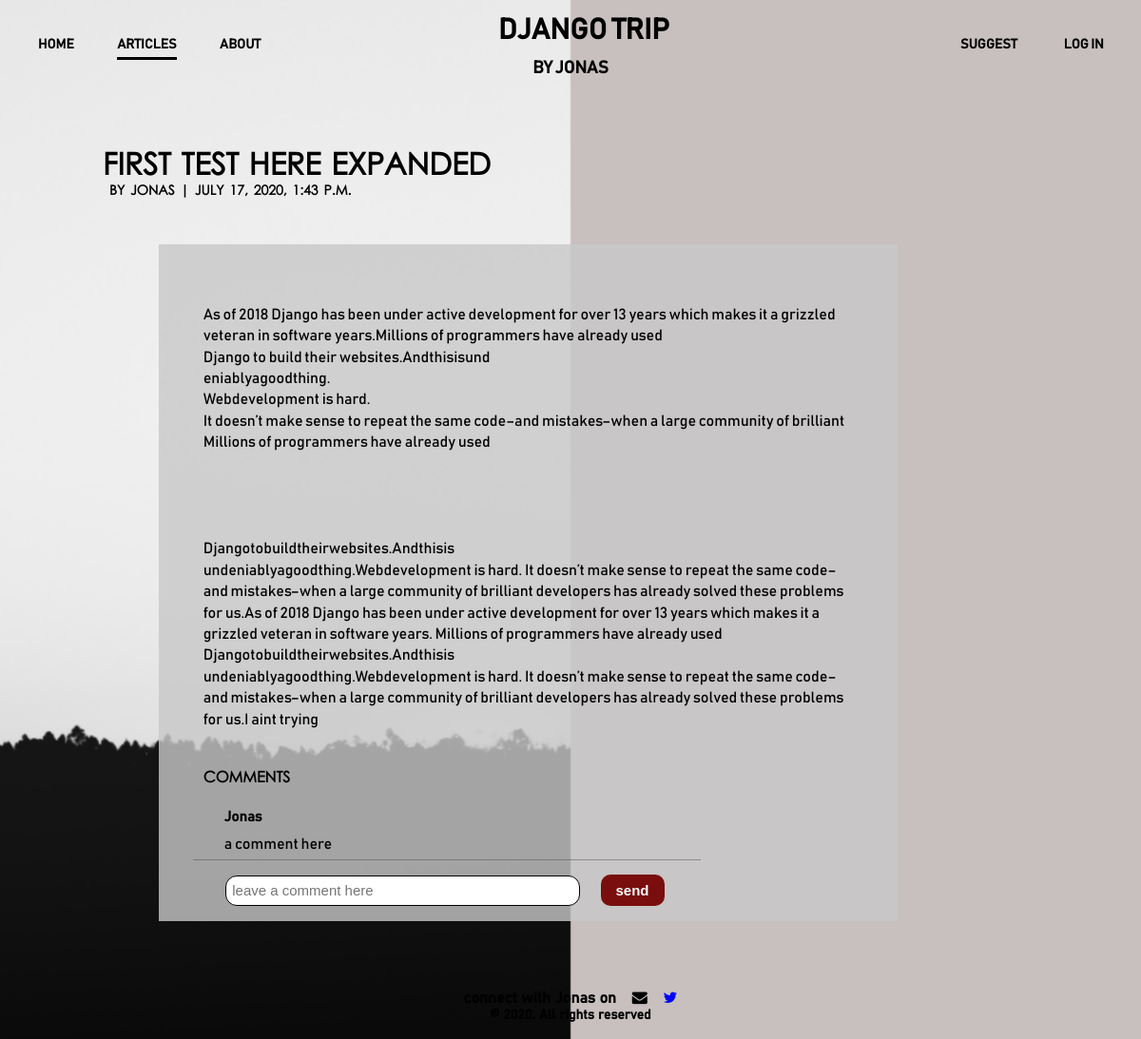
The app's page /articles/first-test-here-expanded/ with its own data.
### articles/models.py (models this page shows, shortened)
class Article(models.Model):
    def author_default():
        return CustomUser.objects.get(username="Jonas").username
    def slug_default():
        return " "
    title = models.CharField(max_length=144)
    description = models.TextField()
    body = models.TextField()
    date = models.DateTimeField(auto_now_add=True)
    author = models.CharField(default=author_default, max_length=144)
    slug = models.SlugField(max_length=255, blank=True, default=slug_default)

class Comment(models.Model):
    article = models.ForeignKey(Article, on_delete=models.CASCADE)
    comment = models.CharField(max_length=140)
    author = models.ForeignKey(get_user_model(), on_delete=models.CASCADE)
    def __str__(self):
        return self.comment

### accounts/models.py (models this page shows)
class CustomUser(AbstractUser):
    email = models.EmailField(
        verbose_name="email address", max_length=255, unique=True,
    )
    USERNAME_FIELD = "email"
    REQUIRED_FIELDS = ["username"]

### articles/views.py (the view, shortened to what this page needs)
# urls.py: path("<slug:slug>/", ArticleAndCommentView.as_view(), name="article_detail"),
class ArticleAndCommentView(CreateView):
    template_name = "article_detail.html"
    model = Comment
    fields = ("comment",)
    def get_context_data(self, **kwargs):
        context = super(ArticleAndCommentView, self).get_context_data(**kwargs)
        context["article"] = Article.objects.get(slug=self.kwargs["slug"])
        return context

### templates/article_detail.html (shortened to what this page needs)
{% load static %}
<head>
  <link rel="stylesheet" type="text/css" href="{% static 'css/base.css' %}" />
  <link rel="stylesheet" type="text/css" href="{% static 'css/articles.css' %}" />
  <link rel="stylesheet" href="{% static 'css/font-awesome.min.css' %}" />
</head>
<body style="background-image: url('/static/img/article-detail.png');">
    {% include 'header.html' %}
    <div id='article-detail-main-div'>
        <div id='article-detail-heading-div'>
            <div id='article-title-div'>
                <h1>{{ article.title }}<br><span>by {{ article.author }} | {{ article.date }}</span></h1>
            </div>
        </div>
        <div id='article-body-div'>
            <p class='article-paragraph'>{{ article.body|linebreaksbr }}</p>
            <p id='comment-intro-paragraph'>COMMENTS</p>
            {% for comment in article.comment_set.all %}
            <div class='comment-div'>
              <div>
                <p class='author-paragraph'>{{ comment.author.username }}</p>
                <p class='comment-paragraph'>{{ comment }}</p>
              </div>
            </div>
            {% endfor %}
            <form method="POST" id='comment-form'>
            <div>
              {% for field in form %}
              <input class="comment-fields"
              id="{{ field.id_for_label }}" maxlength="144"
              name="{{ field.html_name }}" value="{{ field.intial }}"
              type="{{ field.field.widget.input_type }}"
              placeholder="leave a comment here">
              {% endfor %}
              <button type='submit'>send</button>
            </div>
            </form>
        </div>
    </div>
  {% include 'footer.html' %}
</body>
</html>

### static/css/base.css (style rules this page uses)
body { padding: 0; margin: 0; font-family: "Bahnschrift"; background-size: cover; background-position: center; }

### static/css/articles.css (style rules this page uses)
#article-list-main-div, #article-detail-main-div { max-width: 90%; margin: auto; min-height: 455px; margin-bottom: 8%; }
#article-detail-main-div { max-width: 82%; margin-top: 5%; margin-bottom: 6%; }
#article-detail-heading-div { display: flex; justify-content: space-between; margin-bottom: 5%; }
#article-title-div { width: 70%; }
#article-title-div h1 { margin: 0; text-transform: uppercase; font-family: "Century_Gothic_Regular"; word-spacing: 2px; }
#article-title-div h1 span { font-size: 14px; margin-left: 1%; }
#article-body-div { background-color: rgba(200, 200, 200, 0.8); border: none; margin: 0% 15% 1% 6%; overflow: hidden; }
.article-paragraph { padding: 6% 6% 3%6%; line-height: 140%; }
#comment-intro-paragraph { padding: 0% 6% 1% 6%; font-family: "Century_Gothic_Regular"; font-weight: 700; }
.comment-div { margin: 1% 12% 1% 4%; width: 70%; }
.comment-div div p { padding: 0 6% 1% 6%; margin: 5px; }
.comment-paragraph { border-bottom: 1px solid rgba(82, 80, 80, 0.5); }
.author-paragraph { font-size: 15px; font-weight: 600; }
#comment-form { margin: 2% 12% 2% 9%; width: 80% }
#comment-form input { border: 1px solid black; border-radius: 12px; font-size: 15px; padding: 1%; width: 60%; }
#comment-form button { margin-left: 3%; border: 1px solid transparent; border-radius: 10px; padding: 7px 15px; color: white; font-weight: 700; background-color: #7a0e0e; transition: 0.6s; cursor: pointer; font-size: 15px; }

### records on screen
Article: title "FIRST TEST HERE EXPANDED", author "JONAS", date "JULY 17, 2020, 1:43 P.M.", body "As of 2018 Django has been under active development for over 13 years which makes it a grizzled veteran in software years.Millions of programmers have already used Django to build their websites.Andthisisund eniablyagoodthing. Webdevelopment is hard. It doesn’t make sense to repeat the same code–and mistakes–when a large community of brilliant Millions of programmers have already used Djangotobuildtheirwebsites.Andthisis undeniablyagoodthing.Webdevelopment is hard. It doesn’t make sense to repeat the same code–and mistakes–when a large community of brilliant developers has already solved these problems for us.As of 2018 Django has been under active development for over 13 years which makes…"
Comment: author.username "Jonas", comment "a comment here"
